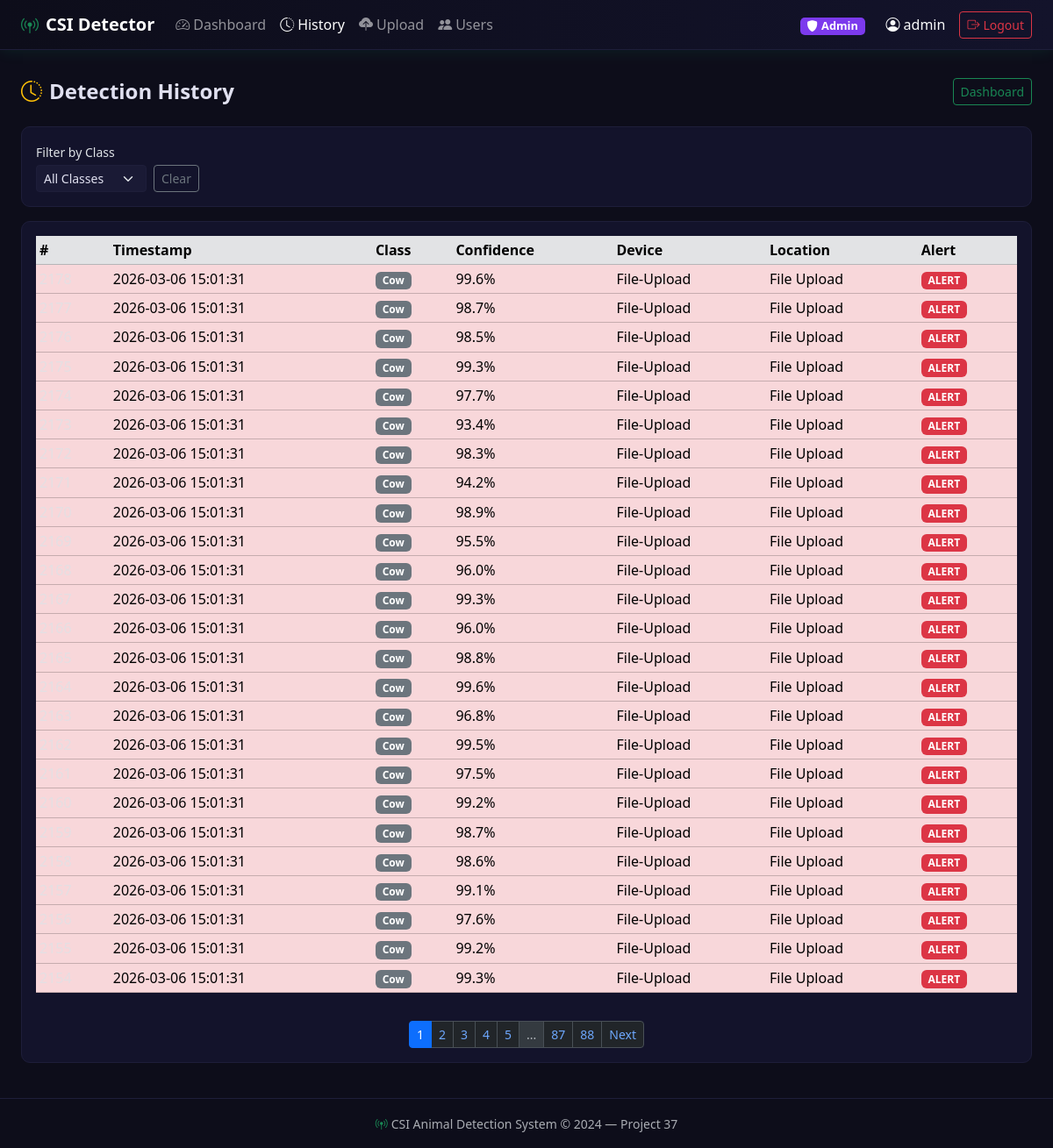
Screenshot of /history (signed in) with the database file from the repository.
### models.py (models this page shows, shortened)
class User(UserMixin, db.Model):
    __tablename__ = 'users'
    id=db.Column(db.Integer, primary_key=True)
    username=db.Column(db.String(80),  unique=True, nullable=False)
    email=db.Column(db.String(120), unique=True, nullable=False)
    password_hash=db.Column(db.String(256), nullable=False)
    role=db.Column(db.String(20),  nullable=False, default='viewer')
    created_at=db.Column(db.DateTime, default=datetime.utcnow)
    is_active=db.Column(db.Boolean, default=True)
    detections=db.relationship('Detection', backref='owner', lazy='dynamic')

class Detection(db.Model):
    __tablename__ = 'detections'
    id=db.Column(db.Integer, primary_key=True)
    timestamp=db.Column(db.DateTime, default=datetime.utcnow, index=True)
    predicted_class=db.Column(db.Integer,  nullable=False)
    class_name=db.Column(db.String(50), nullable=False)
    confidence=db.Column(db.Float,    nullable=False)
    alert_triggered=db.Column(db.Boolean,  default=False)
    device_id=db.Column(db.String(50), default='ESP32-01')
    location=db.Column(db.String(100), default='Road Sensor 1')
    user_id=db.Column(db.Integer, db.ForeignKey('users.id'), nullable=True, index=True)

### app.py (the view)
    @app.route("/history")
    @login_required
    def history():
        page         = request.args.get("page", 1, type=int)
        class_filter = request.args.get("class", "")
        q            = _det_query().order_by(Detection.timestamp.desc())
        if class_filter:
            q = q.filter_by(class_name=class_filter)
        pagination = q.paginate(page=page, per_page=25, error_out=False)
        return render_template("history.html", pagination=pagination,
            class_filter=class_filter, class_names=Config.CLASS_NAMES)

### models.py (called while the page is built)
@login_manager.user_loader
def load_user(user_id):
    return User.query.get(int(user_id))

### templates/history.html (shortened to what this page needs)
{% extends 'base.html' %}
{% block content %}
<div class="d-flex justify-content-between align-items-center mb-4">
  <h4 class="fw-bold mb-0"><i class="bi bi-clock-history me-2 text-warning"></i>Detection History</h4>
  <a href="{{url_for('dashboard')}}" class="btn btn-sm btn-outline-success">Dashboard</a>
</div>
<div class="card csi-card p-3 mb-3">
  <form method="GET" class="row g-2 align-items-end">
    <div class="col-auto"><label class="form-label small mb-1">Filter by Class</label>
    <select name="class" class="form-select form-select-sm" onchange="this.form.submit()">
      <option value="">All Classes</option>
    </select></div>
    <div class="col-auto"><a href="{{url_for('history')}}" class="btn btn-sm btn-outline-secondary">Clear</a></div>
  </form>
</div>
<div class="card csi-card p-3">
  <div class="table-responsive">
    <table class="table table-dark table-hover table-sm align-middle">
      <thead class="table-secondary"><tr><th>#</th><th>Timestamp</th><th>Class</th><th>Confidence</th><th>Device</th><th>Location</th><th>Alert</th></tr></thead>
      <tbody>
        {% for d in pagination.items %}
        <tr class="{% if d.alert_triggered %}table-danger{% endif %}">
          <td class="text-muted">{{d.id}}</td>
          <td>{{d.timestamp.strftime('%Y-%m-%d %H:%M:%S')}}</td>
          <td><span class="badge bg-secondary">{{d.class_name}}</span></td>
          <td>{{"%.1f"|format(d.confidence*100)}}%</td>
          <td>{{d.device_id}}</td>
          <td>{{d.location}}</td>
          <td>{% if d.alert_triggered %}<span class="badge bg-danger">ALERT</span>{% else %}-{% endif %}</td>
        </tr>
        {% else %}
        <tr><td colspan="7" class="text-center text-muted py-4">No detections found.</td></tr>
        {% endfor %}
      </tbody></table></div>
  {% if pagination.pages > 1 %}
  <nav class="mt-3"><ul class="pagination pagination-sm justify-content-center mb-0">
    {% for p in pagination.iter_pages() %}
      {% if p %}
      <li class="page-item {% if p==pagination.page %}active{% endif %}"><a class="page-link" href="{{url_for('history', page=p)}}">{{p}}</a></li>
      {% else %}
      <li class="page-item disabled"><span class="page-link">...</span></li>
      {% endif %}
    {% endfor %}
    {% if pagination.has_next %}
    <li class="page-item"><a class="page-link" href="{{url_for('history', page=pagination.next_num)}}">Next</a></li>
    {% endif %}
  </ul></nav>
  {% endif %}
</div>
{% endblock %}

### templates/base.html (shortened to what this page needs)
<!DOCTYPE html>
<html lang="en" data-bs-theme="dark">
<head>
  <link rel="stylesheet" href="https://cdn.jsdelivr.net/npm/bootstrap@5.3.2/dist/css/bootstrap.min.css"/>
  <link rel="stylesheet" href="https://cdn.jsdelivr.net/npm/bootstrap-icons@1.11.3/font/bootstrap-icons.min.css"/>
  <link rel="stylesheet" href="{{ url_for('static', filename='style.css') }}"/>
</head>
<body>
<nav class="navbar navbar-expand-lg navbar-dark csi-navbar">
  <div class="container-fluid px-4">
    <a class="navbar-brand fw-bold" href="{{ url_for('index') }}">
      <i class="bi bi-broadcast-pin text-success me-2"></i>CSI&nbsp;Detector
    </a>
    <div class="collapse navbar-collapse" id="navMain">
      <ul class="navbar-nav me-auto">
        {% if current_user.is_authenticated %}
        <li class="nav-item">
          <a class="nav-link {% if request.endpoint=='dashboard' %}active{% endif %}"
             href="{{ url_for('dashboard') }}"><i class="bi bi-speedometer2 me-1"></i>Dashboard</a>
        </li>
        <li class="nav-item">
          <a class="nav-link {% if request.endpoint=='history' %}active{% endif %}"
             href="{{ url_for('history') }}"><i class="bi bi-clock-history me-1"></i>History</a>
        </li>
        <li class="nav-item">
          <a class="nav-link {% if request.endpoint=='upload' %}active{% endif %}"
             href="{{ url_for('upload') }}"><i class="bi bi-cloud-upload-fill me-1"></i>Upload</a>
        </li>
        {% if current_user.role == 'admin' %}
        <li class="nav-item">
          <a class="nav-link {% if request.endpoint=='admin_users' %}active{% endif %}"
             href="{{ url_for('admin_users') }}"><i class="bi bi-people-fill me-1"></i>Users</a>
        </li>
        {% endif %}
        {% endif %}
      </ul>
      <ul class="navbar-nav ms-auto align-items-center">
        {% if current_user.is_authenticated %}
        <li class="nav-item me-3">
          <span class="badge role-badge-{{ current_user.role }}">
            <i class="bi bi-shield-fill me-1"></i>{{ current_user.role|capitalize }}
          </span>
        </li>
        <li class="nav-item me-2">
          <span class="nav-link text-light"><i class="bi bi-person-circle me-1"></i>{{ current_user.username }}</span>
        </li>
        <li class="nav-item">
          <a class="btn btn-sm btn-outline-danger" href="{{ url_for('auth.logout') }}">
            <i class="bi bi-box-arrow-right me-1"></i>Logout
          </a>
        </li>
        {% endif %}
      </ul>
    </div>
  </div>
</nav>
<main class="container-fluid px-4 py-3">
  {% block content %}{% endblock %}
</main>
<footer class="csi-footer text-center text-muted py-3 mt-4">
  <small><i class="bi bi-broadcast-pin text-success me-1"></i>CSI Animal Detection System &copy; 2024 &mdash; Project 37</small>
</footer>
</body>
</html>

### static/style.css (style rules this page uses)
:root { --csi-bg: #0d0d1a; --csi-surface: #13132b; --csi-border: #1e1e3a; --csi-green: #00ff88; --csi-text: #e0e0f0; }
body { background-color: var(--csi-bg); color: var(--csi-text); font-family: 'Segoe UI', system-ui, sans-serif; min-height: 100vh; }
.csi-navbar { background: linear-gradient(90deg, #0d0d1a 0%, #13132b 100%); border-bottom: 1px solid var(--csi-border); box-shadow: 0 2px 16px rgba(0,255,136,.08); }
.csi-card { background-color: var(--csi-surface); border: 1px solid var(--csi-border); border-radius: 10px; }
.role-badge-admin { background:#7c3aed; color:#fff; padding:.25em .6em; border-radius:.4em; font-size:.8em; }
.form-control, .form-select { background-color: #1a1a35; border-color: var(--csi-border); color: var(--csi-text); }
.table-dark { --bs-table-bg: var(--csi-surface); }
.csi-footer { border-top: 1px solid var(--csi-border); background-color: var(--csi-bg); }

### rows the page displays
User: role "Admin", username "admin"
Detection: timestamp "2026-03-06 15:01:31", class_name "Cow", d.confidence*100 "99.6", device_id "File-Upload", location "File Upload", alert_triggered "ALERT"
Detection: timestamp "2026-03-06 15:01:31", class_name "Cow", d.confidence*100 "98.7", device_id "File-Upload", location "File Upload", alert_triggered "ALERT"
Detection: timestamp "2026-03-06 15:01:31", class_name "Cow", d.confidence*100 "98.5", device_id "File-Upload", location "File Upload", alert_triggered "ALERT"
Detection: timestamp "2026-03-06 15:01:31", class_name "Cow", d.confidence*100 "99.3", device_id "File-Upload", location "File Upload", alert_triggered "ALERT"
Detection: timestamp "2026-03-06 15:01:31", class_name "Cow", d.confidence*100 "97.7", device_id "File-Upload", location "File Upload", alert_triggered "ALERT"
Detection: timestamp "2026-03-06 15:01:31", class_name "Cow", d.confidence*100 "93.4", device_id "File-Upload", location "File Upload", alert_triggered "ALERT"
Detection: timestamp "2026-03-06 15:01:31", class_name "Cow", d.confidence*100 "98.3", device_id "File-Upload", location "File Upload", alert_triggered "ALERT"
Detection: timestamp "2026-03-06 15:01:31", class_name "Cow", d.confidence*100 "94.2", device_id "File-Upload", location "File Upload", alert_triggered "ALERT"
Detection: timestamp "2026-03-06 15:01:31", class_name "Cow", d.confidence*100 "98.9", device_id "File-Upload", location "File Upload", alert_triggered "ALERT"
Detection: timestamp "2026-03-06 15:01:31", class_name "Cow", d.confidence*100 "95.5", device_id "File-Upload", location "File Upload", alert_triggered "ALERT"
Detection: timestamp "2026-03-06 15:01:31", class_name "Cow", d.confidence*100 "96.0", device_id "File-Upload", location "File Upload", alert_triggered "ALERT"
Detection: timestamp "2026-03-06 15:01:31", class_name "Cow", d.confidence*100 "99.3", device_id "File-Upload", location "File Upload", alert_triggered "ALERT"
Detection: timestamp "2026-03-06 15:01:31", class_name "Cow", d.confidence*100 "96.0", device_id "File-Upload", location "File Upload", alert_triggered "ALERT"
Detection: timestamp "2026-03-06 15:01:31", class_name "Cow", d.confidence*100 "98.8", device_id "File-Upload", location "File Upload", alert_triggered "ALERT"
Detection: timestamp "2026-03-06 15:01:31", class_name "Cow", d.confidence*100 "99.6", device_id "File-Upload", location "File Upload", alert_triggered "ALERT"
Detection: timestamp "2026-03-06 15:01:31", class_name "Cow", d.confidence*100 "96.8", device_id "File-Upload", location "File Upload", alert_triggered "ALERT"
Detection: timestamp "2026-03-06 15:01:31", class_name "Cow", d.confidence*100 "99.5", device_id "File-Upload", location "File Upload", alert_triggered "ALERT"
Detection: timestamp "2026-03-06 15:01:31", class_name "Cow", d.confidence*100 "97.5", device_id "File-Upload", location "File Upload", alert_triggered "ALERT"
Detection: timestamp "2026-03-06 15:01:31", class_name "Cow", d.confidence*100 "99.2", device_id "File-Upload", location "File Upload", alert_triggered "ALERT"
Detection: timestamp "2026-03-06 15:01:31", class_name "Cow", d.confidence*100 "98.7", device_id "File-Upload", location "File Upload", alert_triggered "ALERT"
Detection: timestamp "2026-03-06 15:01:31", class_name "Cow", d.confidence*100 "98.6", device_id "File-Upload", location "File Upload", alert_triggered "ALERT"
Detection: timestamp "2026-03-06 15:01:31", class_name "Cow", d.confidence*100 "99.1", device_id "File-Upload", location "File Upload", alert_triggered "ALERT"
Detection: timestamp "2026-03-06 15:01:31", class_name "Cow", d.confidence*100 "97.6", device_id "File-Upload", location "File Upload", alert_triggered "ALERT"
Detection: timestamp "2026-03-06 15:01:31", class_name "Cow", d.confidence*100 "99.2", device_id "File-Upload", location "File Upload", alert_triggered "ALERT"
Detection: timestamp "2026-03-06 15:01:31", class_name "Cow", d.confidence*100 "99.3", device_id "File-Upload", location "File Upload", alert_triggered "ALERT"

### other values shown
{{ p }} "1" "2" "3" "4" "5" "87" "88"
